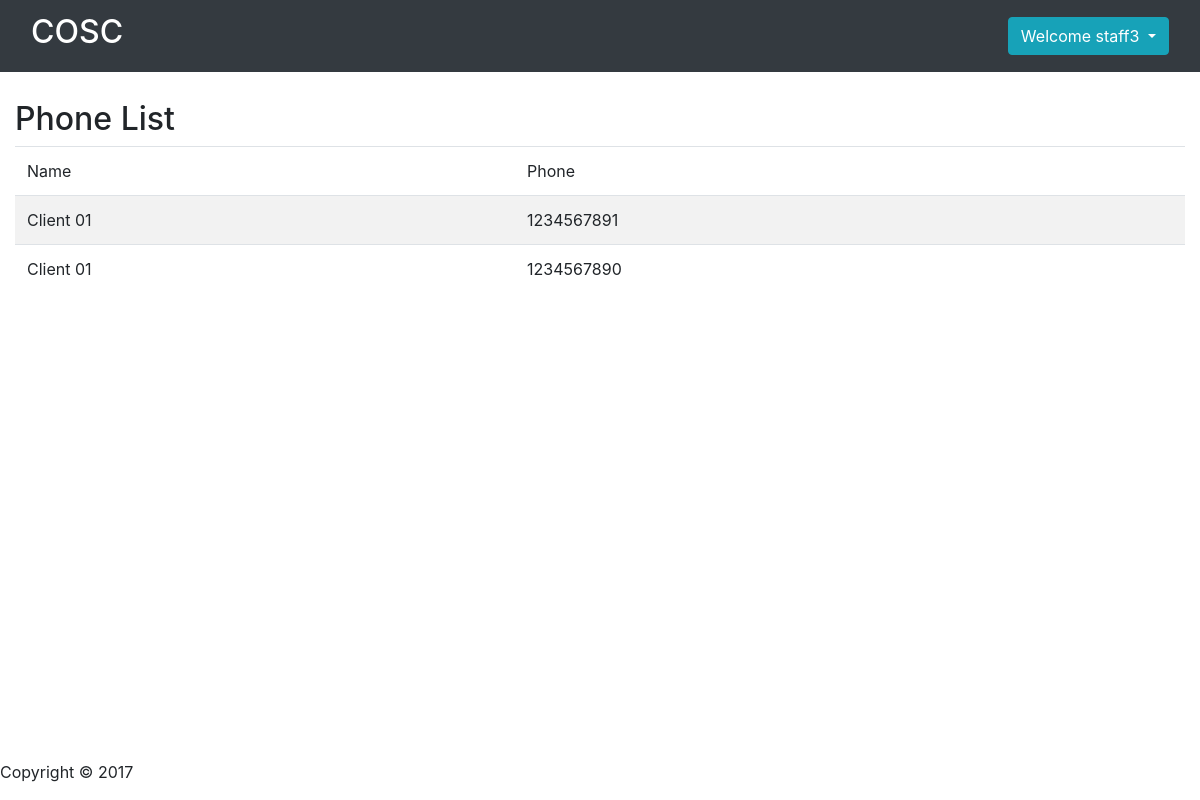
Screenshot of /public/usercontroller/phoneList (signed in) with the database file from the repository.
### tables this page shows
CREATE TABLE `tbl_client` (
  `id` int(11) NOT NULL,
  `name` varchar(150) NOT NULL,
  `dob` date NOT NULL,
  `email` varchar(150) NOT NULL,
  `phone` varchar(150) NOT NULL,
  `city` int(11) NOT NULL,
  `createdBy` varchar(150) NOT NULL,
  `updatedBy` varchar(150) NOT NULL,
  `createdDate` datetime NOT NULL,
  `updatedDate` datetime NOT NULL,
  `note` text
);

### app/core/Controller.php (called while the page is built, shortened)
<?php
class Controller{
    public function view($view, $data = []){
        require_once '../app/views/' . $view . '.php';
    }
}

### app/controllers/usercontroller.php (called while the page is built, shortened)
<?php
class UserController extends Controller{
    public function phoneList(){
        $client = $this->model('Client');
        $this->view('user/phonelist', $client);
    }
}

### app/core/App.php (called while the page is built, shortened)
<?php
class App{
    public $method = 'index';
    public function __construct() {
        $url = $this->parseUrl();
        if(file_exists('../app/controllers/' . $url[0] . '.php')){
            unset($url[0]);
        }
        $this->controller = new $this->controller;
        if(isset($url[1])){
            if(method_exists($this->controller, $url[1])){
                $this->method = $url[1];
                unset($url[1]);
            }
        }
        $this->params = $url ? array_values($url) : [];
        call_user_func_array([$this->controller, $this->method], $this->params);
    }
    public function parseUrl(){
        if(isset($_GET['url'])){
            return $url = explode('/', filter_var(rtrim($_GET['url'], '/'), FILTER_SANITIZE_URL));
        }
    }
}

### public/index.php (called while the page is built, shortened)
<?php
$app = new App;

### app/models/Client.php (called while the page is built, shortened)
<?php
class Client{
    public function getPhones(){
        $db = db_connect();
        $statement = $db->prepare("select name, phone from tbl_client;");
        $statement->execute();
        $clients = $statement->fetchAll(PDO::FETCH_ASSOC);
        return $clients;
    }
}

### app/views/user/phonelist.php (the view)
<?php require_once '../app/views/templates/header.php' ?>
<div class="row">
    <div class="col">
        <h2>Phone List</h2>
        <table class="table table-striped">
            <thead class="thead-dark">
                <tr>
                    <td>Name</td>
                    <td>Phone</td>
                </tr>
            </thead>
            <tbody>
                <?php
                foreach ($data->getPhones() as $client) {
                    ?>
                    <tr>
                        <td><?= $client['name'] ?></td>
                        <td><?= $client['phone'] ?></td>
                    </tr>
                    <?php
                }
                ?>
            </tbody>
        </table>
    </div>
</div>
<?php require_once '../app/views/templates/footer.php' ?>

### rows the page displays
tbl_client: name "Client 01", phone "1234567891"
tbl_client: name "Client 01", phone "1234567890"

### other values shown
$_SESSION['username'] "staff3"
